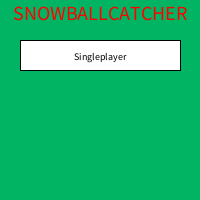
Frame 1 (no input)
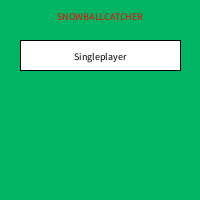
Frame 60 (the mouse pressed at the canvas centre just before this capture)
Frame 120 (the mouse held since frame 60 and released just before this capture): identical to frame 60, image omitted

The Processing sketch that drew these frames (run headless with seeded random() and noise(); from frame 60 on, the mouse is pressed at the canvas centre):

// Processing sketch: Schneeballcatcher
// ── Schneeballcatcher.pde
class Snowball {
  int y = 0;
  int x = int(random(200));
  void render() {
    fill (255);
    ellipse (x, y, 20, 20);
  }
  void fall() {
    y++;
    if (y >= height) {
      background (0, 0, 0);
      fill (255, 0, 0);
      textAlign(CENTER);
      textSize(20);
      text ("YOU LOST", 100, 100);
    }
  }
  void reset() {
    if (touch) {
      y = 0;
      x = int(random(200));
    }  
  }
}


class Catcher {
  int x;
  int y;
  int breite;
  int groesse;
  Catcher(int xc, int yc, int breitec, int groessec) {
    x = xc;
    y = yc;
    breite = breitec;
    groesse = groessec;
  }
  
  void render() {
    fill(150);
    rect(x, y, breite, groesse);
  }
  
  void touches(Snowball a) {
    if (this.x <= a.x && a.x <= this.x + breite && this.y <= a.y && a.y <= this.y + groesse) {
       touch = true;
       punkte++;
    } else{
      touch = false;
    }  
  }
}

int punkte;
int singleplayerX = 20;
int singleplayerY = 40;
int singleplayerBreite = singleplayerX + 160;
int singleplayerHoehe = singleplayerY + 30;
boolean singleplayerIf = false;
boolean touch = false;
Catcher v1 = new Catcher(20, 175, 75, 20);
Snowball ver1 = new Snowball();


void setup() {
  size (200, 200);
  rectMode (CORNER);
  textAlign(CENTER);
  textSize (20);
  punkte = 0;
  
}
void draw() {

  background (0, 180, 100);
  fill( 255, 0, 0);
  text("SNOWBALLCATCHER", 100, 20);
  fill(255);
  rect(singleplayerX, singleplayerY, 160, 30);
  textSize(10);
  fill(0);
  text("Singleplayer", 100, 60);
  
  
  
  if (singleplayerIf) {
    background (0, 255, 0);
    strokeWeight(1);
    fill (255);
    textSize(15);
    text(punkte, 10, 10);
    text("points", 40, 10);
    v1.render();
    ver1.render();
    v1.touches(ver1);
    ver1.fall();
    ver1.reset();  
  }
}
void keyPressed() {
  if (keyCode == RIGHT) {
    v1.x++;
  } 
  if (keyCode == LEFT) {
    v1.x--;
  }
 
}

void mousePressed() {
     if (mousePressed) {
    if (singleplayerX <= mouseX && mouseX <= singleplayerBreite && singleplayerY <= mouseY && mouseY <= singleplayerHoehe) {
      singleplayerIf = true;
    }
   }
}
